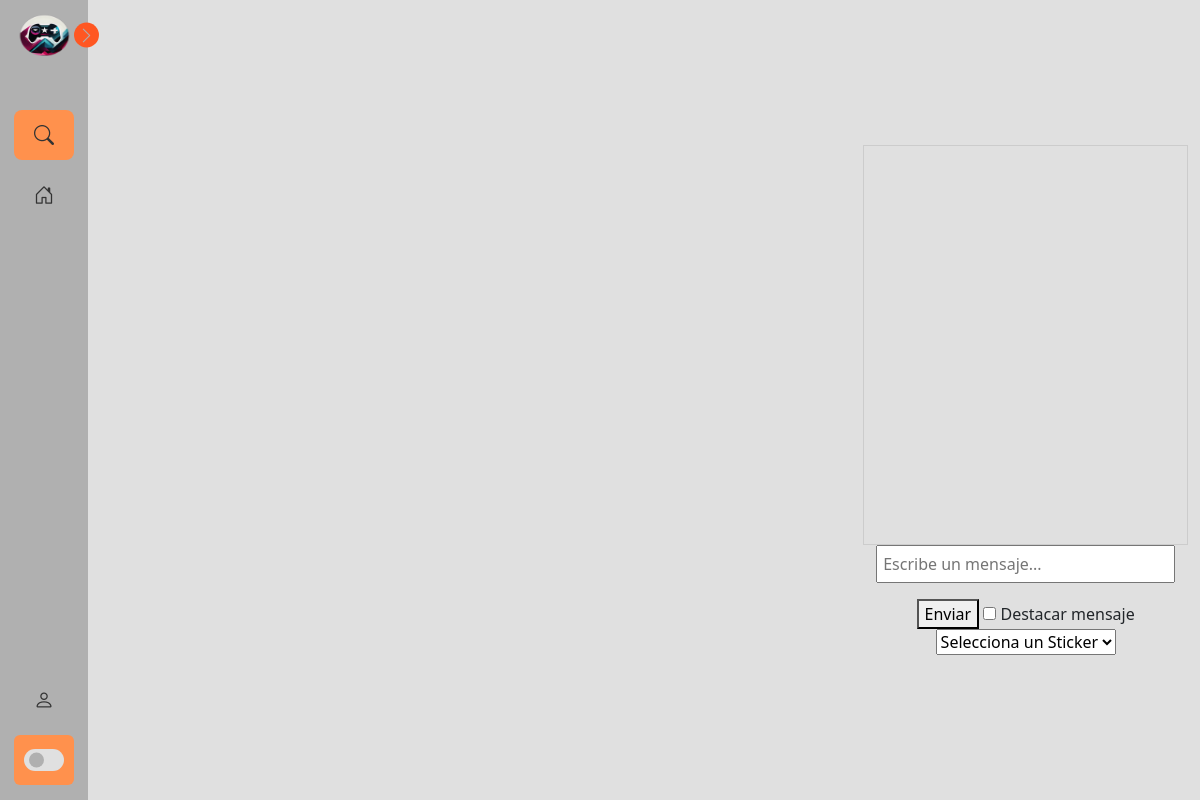
Before: /streamViewer/2/ with the older database file.
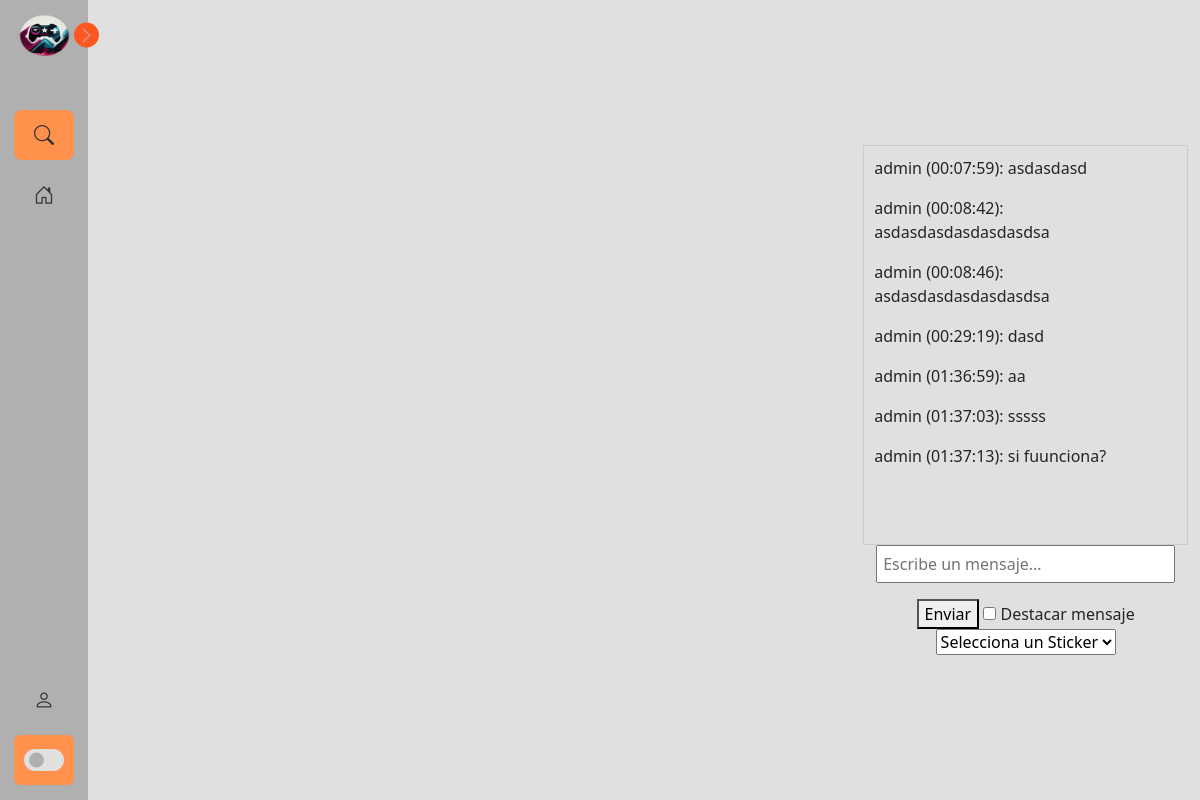
After: the same page with the newer database file.
### app/tvapp/models.py (models this page shows, shortened)
class MensajeChat(models.Model):
    usuario = models.ForeignKey(User, on_delete=models.CASCADE)
    sala = models.ForeignKey('Sala', on_delete=models.CASCADE)
    mensaje = models.TextField()
    timestamp = models.DateTimeField(auto_now_add=True)

### app/tvapp/views.py (the view, shortened to what this page needs)
# urls.py: path('streamViewer/<int:sala_id>/', views.streamViewer, name='stream_viewer'),
def streamViewer(request, sala_id):
    usuario_actual = request.user
    puntos_usuario = None
    sala = get_object_or_404(Sala, id=sala_id)
    mensajes = MensajeChat.objects.filter(sala=sala).order_by('timestamp')
    return render(request, 'streamViewer.html', { 'sala': sala, 'mensajes': mensajes, 'puntos_usuario': puntos_usuario})

### app/tvapp/templates/streamViewer.html (shortened to what this page needs)
{% extends 'baseInicio.html' %}
{% load static %}
{% block head %}
<link rel="stylesheet" href="{% static 'css/chat.css' %}">
{% endblock %}
{% block content %}
<div data-email="{{ email }}" class="body">
    <div class="container" id="chat-container">
        <div id="chat">
            {% for mensaje in mensajes %}
                <p>{{ mensaje.usuario.username }} ({{ mensaje.timestamp|date:"H:i:s" }}): {{ mensaje.mensaje }}</p>
            {% endfor %}
        </div>
        <form id="enviar_mensaje" action="/enviar_mensaje/{{sala.id}}" method="POST" enctype="multipart/form-data">
                <input name="mensaje" type="text" id="input" placeholder="Escribe un mensaje...">
                <button type="button" onclick="sendMessage()">Enviar</button>
                <input type="checkbox" id="destacar"> Destacar mensaje
                <br>
                <select id="sticker-dropdown">
                    <option value="" selected>Selecciona un Sticker</option>
                </select>
            </form>
    </div>
</div>
{% endblock %}

Changed rows visible on the page:
added MensajeChat: usuario.username "admin", timestamp "00:07:59", mensaje "asdasdasd"
added MensajeChat: usuario.username "admin", timestamp "00:08:42", mensaje "asdasdasdasdasdasdsa"
added MensajeChat: usuario.username "admin", timestamp "00:08:46", mensaje "asdasdasdasdasdasdsa"
added MensajeChat: usuario.username "admin", timestamp "00:29:19", mensaje "dasd"
added MensajeChat: usuario.username "admin", timestamp "01:36:59", mensaje "aa"
added MensajeChat: usuario.username "admin", timestamp "01:37:03", mensaje "sssss"
added MensajeChat: usuario.username "admin", timestamp "01:37:13", mensaje "si fuunciona?"
